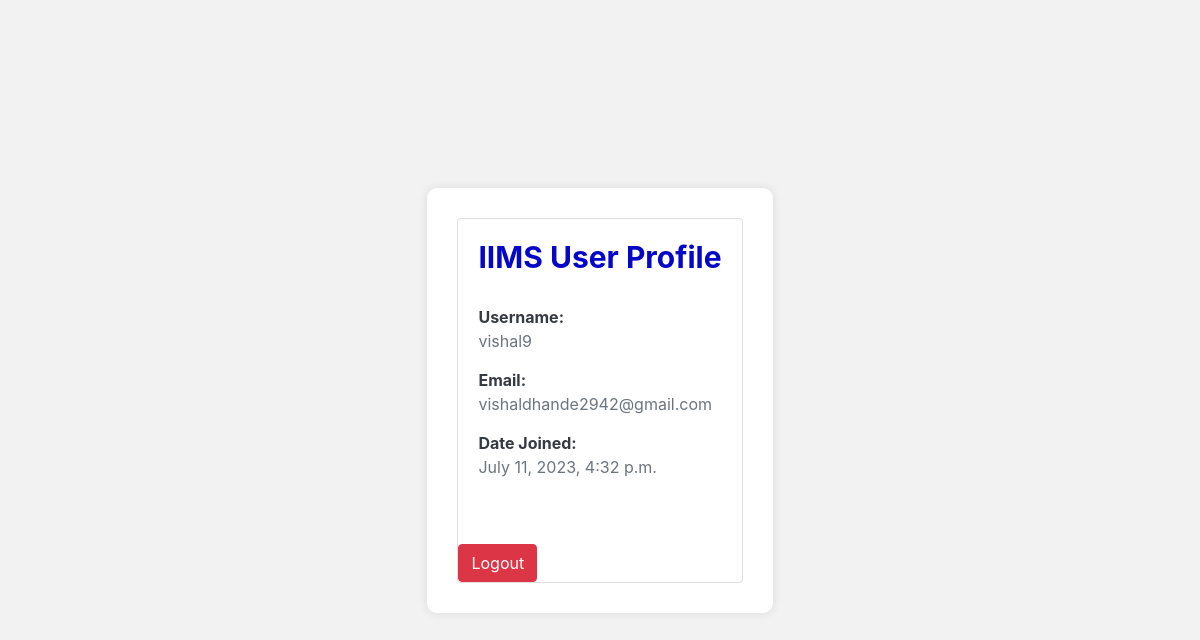
Screenshot of /exam/profile_page (signed in) with the database file from the repository.
### Exam/models.py (models this page shows, shortened)
class User(AbstractUser):
    email = models.EmailField(unique=True)

### Exam/views.py (the view)
# urls.py: path('profile_page', profile_page, name='profile_page'),
@login_required(login_url="/exam/login")
def profile_page(request):
    results = User.objects.get(username=request.user.username)
    return render(request, "profile_page.html", {"results": results})

### template/profile_page.html (shortened to what this page needs)
<!DOCTYPE html>
<html>
<head>
  <link rel="stylesheet" href="https://stackpath.bootstrapcdn.com/bootstrap/4.5.2/css/bootstrap.min.css">
</head>
<body>
  <div class="profile-container">
    <div class="profile-card">
      <div class="card">
        <div class="card-body">
          <h5 class="card-title">IIMS User Profile</h5>
          <div class="profile-info">
            <span>Username:</span>
            <p>{{ results.username }}</p>
          </div>
          <div class="profile-info">
            <span>Email:</span>
            <p>{{ results.email }}</p>
          </div>
          <div class="profile-info">
            <span>Date Joined:</span>
            <p>{{ results.date_joined }}</p>
          </div>
        </div>
        <div class="logout-button">
          <a href="{% url 'logout' %}" class="btn btn-primary">Logout</a>
        </div>
      </div>
    </div>
  </div>
</body>
</html>

### template/profile_page.html (style rules this page uses)
body { background-color: #f2f2f2; }
.profile-container { display: flex; justify-content: center; align-items: center; height: 100vh; }
.profile-card { max-width: 400px; background-color: #fff; border-radius: 10px; box-shadow: 0 0 10px rgba(0, 0, 0, 0.1); padding: 30px; display: flex; flex-direction: column; align-items: center; }
.profile-card .card-title { color: #0606c9; font-size: 30px; font-weight: bold; margin-bottom: 30px; }
.profile-card .profile-info { margin-bottom: 15px; }
.profile-card .profile-info span { font-weight: bold; color: #343a40; }
.profile-card .profile-info p { color: #6c757d; margin-bottom: 0; }
.logout-button { margin-top: 30px; }
.logout-button .btn-primary { background-color: #dc3545; border-color: #dc3545; transition: background-color 0.3s ease-in-out; }

### rows the page displays
User: username "vishal9", email "vishaldhande2942@gmail.com", date_joined "July 11, 2023, 4:32 p.m."
